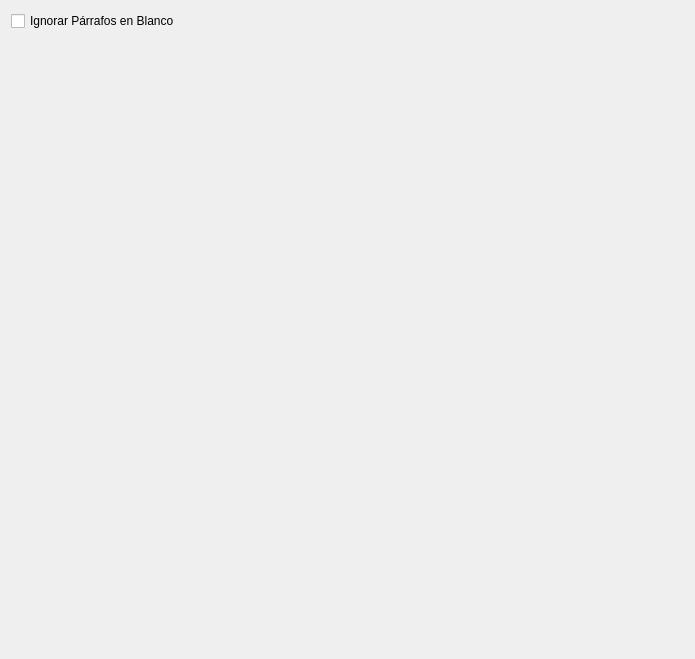
<?xml version="1.0" encoding="UTF-8"?>
<ui version="4.0">
 <class>DocxPreferences</class>
 <widget class="QWidget" name="DocxPreferences">
  <property name="geometry">
   <rect>
    <x>0</x>
    <y>0</y>
    <width>695</width>
    <height>659</height>
   </rect>
  </property>
  <property name="windowTitle">
   <string>Form</string>
  </property>
  <layout class="QGridLayout" name="gridLayout">
   <item row="1" column="0">
    <spacer name="verticalSpacer">
     <property name="orientation">
      <enum>Qt::Vertical</enum>
     </property>
     <property name="sizeHint" stdset="0">
      <size>
       <width>20</width>
       <height>40</height>
      </size>
     </property>
    </spacer>
   </item>
   <item row="0" column="0">
    <widget class="QCheckBox" name="ignoreEmptyParagraphsInput">
     <property name="text">
      <string>Ignorar Párrafos en Blanco</string>
     </property>
    </widget>
   </item>
  </layout>
 </widget>
 <resources/>
 <connections/>
</ui>
